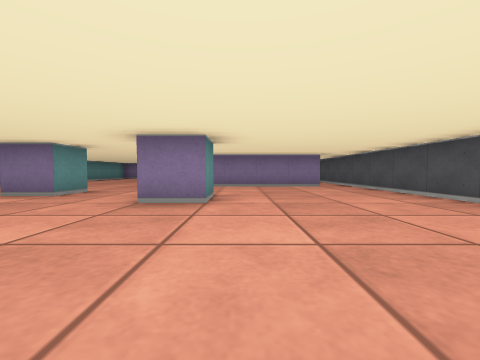
View 1 (above)

12 first-person views from a walk through a cub3D maze. The camera is about half as high as the walls, tilts 2° down and sees 90° across. The floor is counted in squares. Each view is taken from the middle of a square. On the plan, view 1 faces up. The plan holds only what a view shows up to about 9 squares ahead; the rest is blank.

View 2
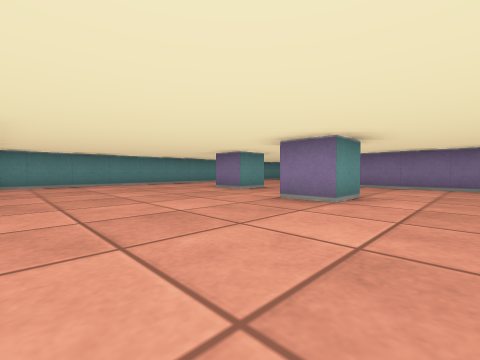

View 3
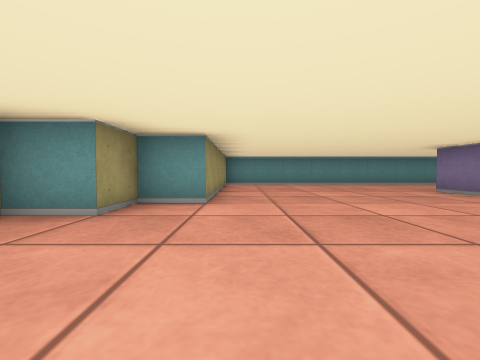

View 4
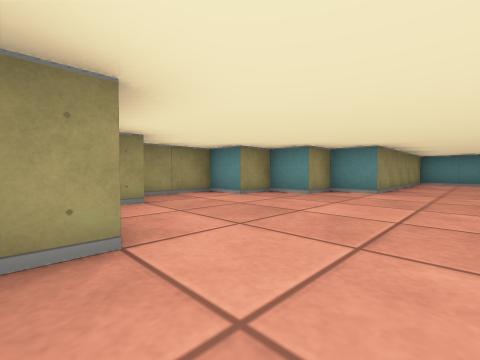

View 5
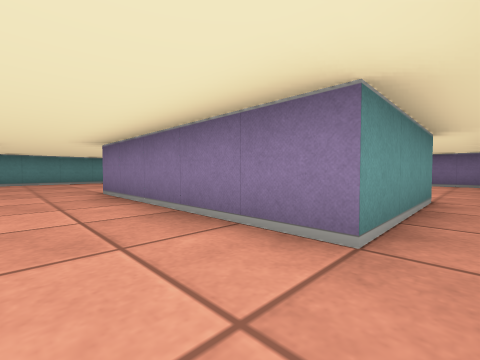

View 6
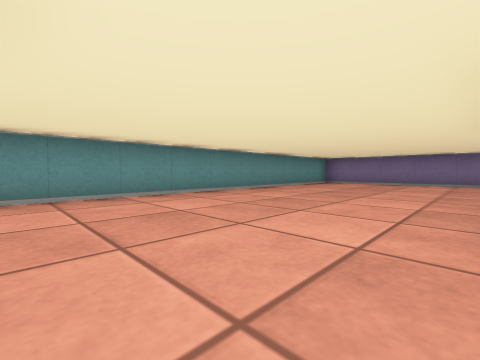

View 7
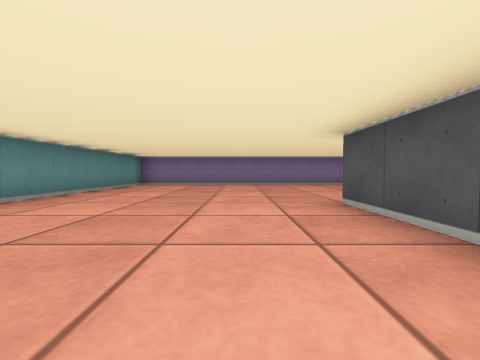

View 8
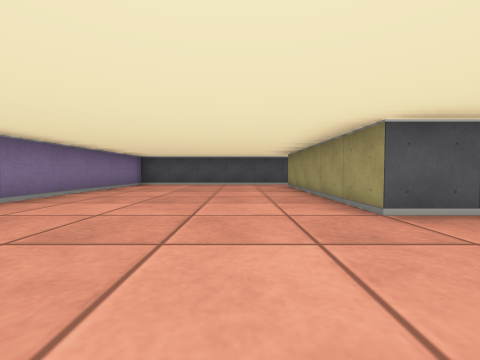

View 9
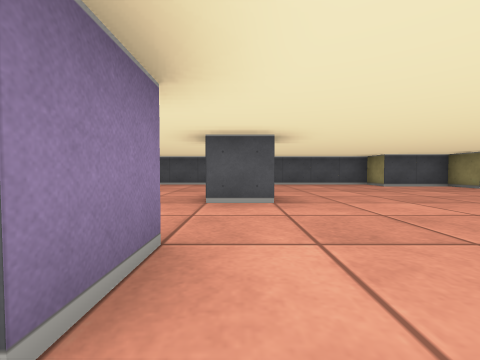

View 10
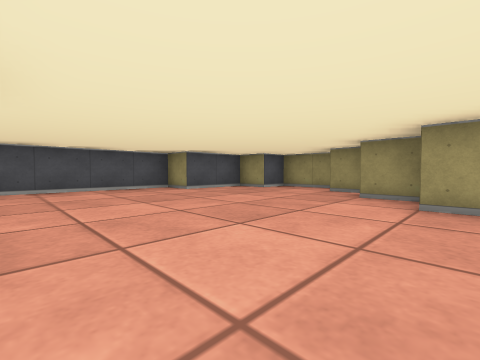

View 11
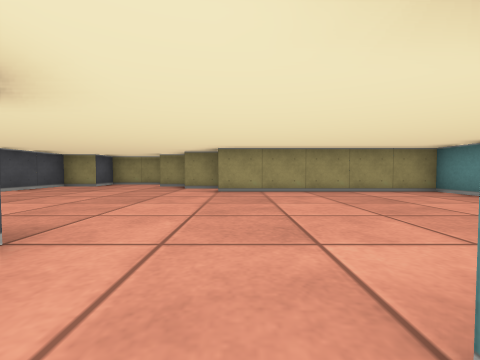

View 12
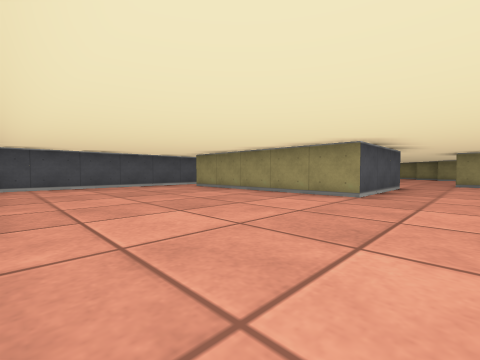

### Floor plan
Points are (right, up) in squares from view 1. A wall is a line through its corners. A room is listed if a view was taken in it or the views show most of it. See-through windows are left out.
Room 1 (views 1, 2, 3, 4, 5, 6, 7, 8, 9, 10, 11, 12)
walls: (-2.5, 7.5) (-2.5, 10.5) (2.5, 10.5) (2.5, 7.5) (-2.5, 7.5); (-4, 5.5) (-3.5, 5.5) (-3.5, 4.5) (-4.5, 4.5); (-0.5, 4.6) (-0.5, 3.5) (-1.5, 3.5) (-1.5, 4.5); (-2.5, -0.5) (-2.5, -1.5) (-1.5, -1.5) (-1.5, -2.5) (-0.5, -2.5) (-0.5, -3.5) (1.5, -3.5) (1.5, -2.5) (2.5, -2.5) (2.5, -0.5) (3.5, -0.5) (3.5, 15.5) (-7.5, 15.5) (-7.5, -0.5) (-2.5, -0.5)

Where each view was taken, in squares from view 1:
view 1: 0 up, 0 right, facing up
view 2: 0 up, 1 right, facing up-left
view 3: 0 up, 1 right, facing left
view 4: 1 up, 3 right, facing down-left
view 5: 6 up, 3 right, facing up-left
view 6: 6 up, 3 left, facing up-left
view 7: 7 up, 4 left, facing up
view 8: 12 up, 5 left, facing right
view 9: 4 up, 5 left, facing right
view 10: 3 up, 3 left, facing down-right
view 11: 5 up, 3 left, facing down
view 12: 15 up, 4 left, facing down-right
